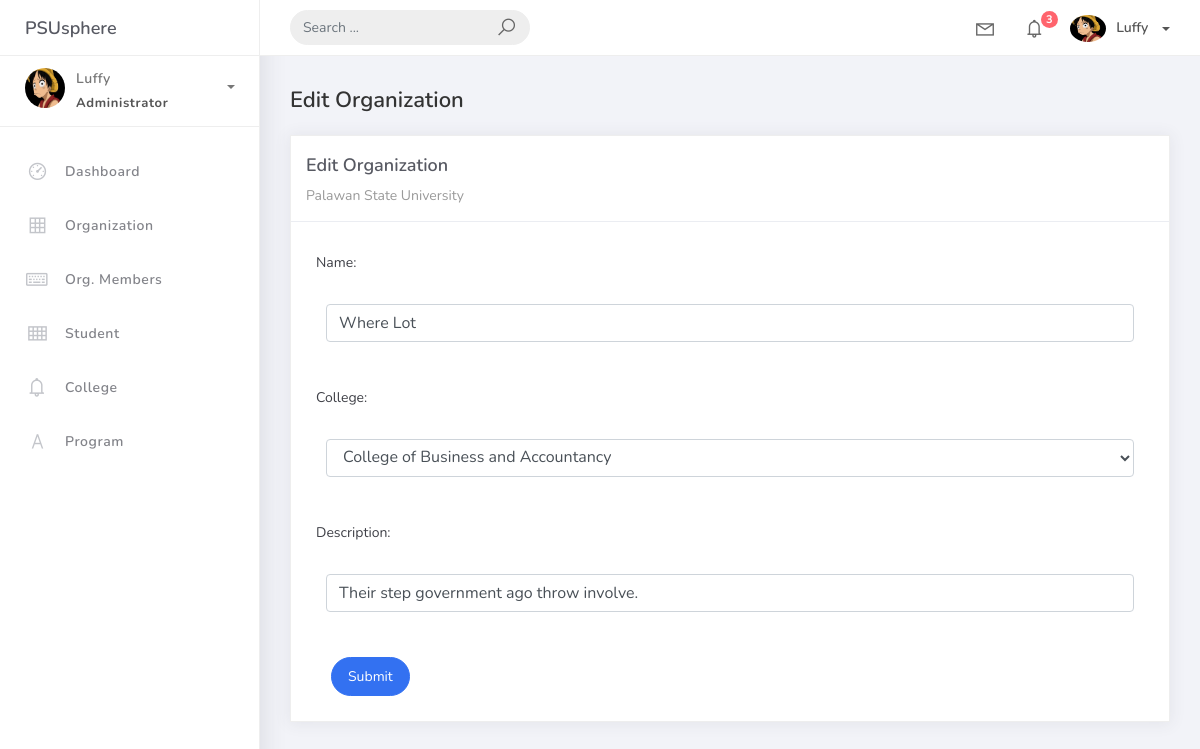
The page /organization_list/3 on the database as committed earlier.
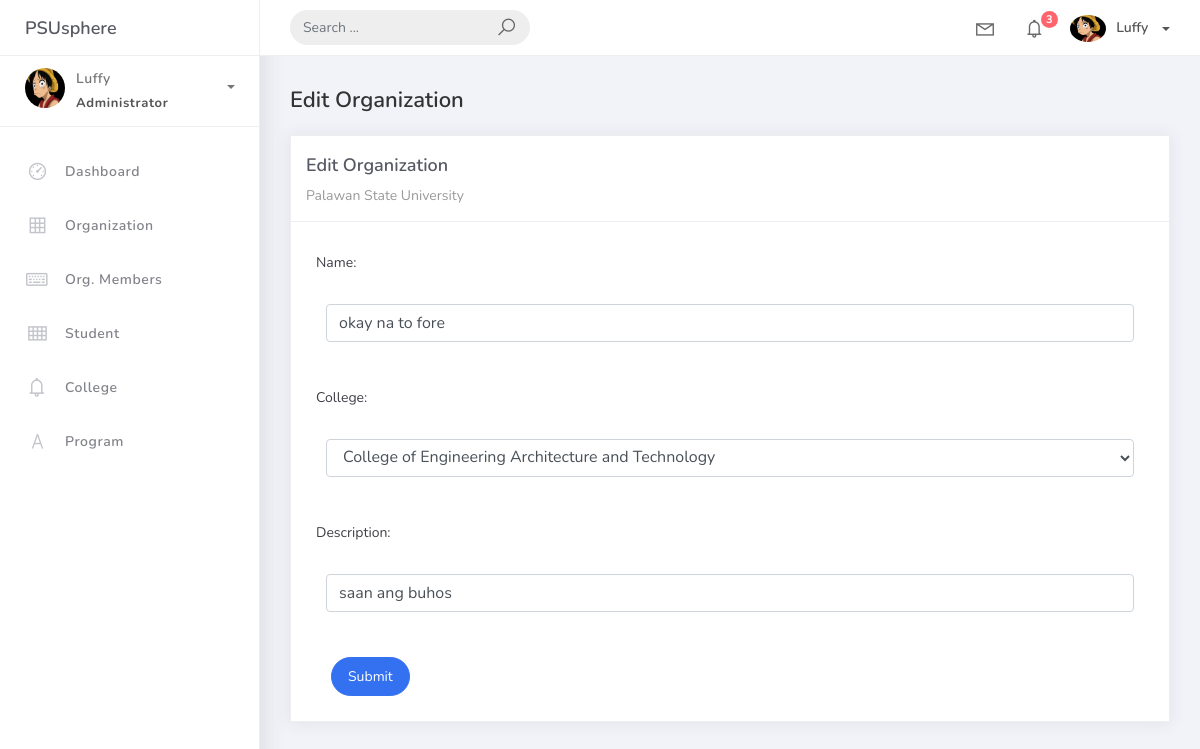
The same page on the database as committed later.
### studentorg/models.py (models this page shows, shortened)
class BaseModel(models.Model):
    created_at = models.DateTimeField(auto_now_add=True, db_index=True)
    updated_at = models.DateTimeField(auto_now=True)
    class Meta:
        abstract = True

class Organization(BaseModel):
    name = models.CharField(max_length=250)
    college = models.ForeignKey(College, null=True, blank=True, on_delete=models.CASCADE)
    description = models.CharField(max_length=500)

### studentorg/views.py (the view)
# urls.py: path('organization_list/<pk>',OrganizationUpdateView.as_view(), name='organization-update'),
class OrganizationUpdateView(UpdateView):
    model = Organization
    form_class = OrganizationForm
    template_name = 'organization/org_edit.html'
    success_url = reverse_lazy('organization-list')

### studentorg/forms.py
class OrganizationForm(ModelForm):
    class Meta:
        model = Organization
        fields = "__all__"

### studentorg/models.py (called while the page is built)
    def __str__(self):
        return self.college_name

### templates/organization/org_edit.html (shortened to what this page needs)
{% extends 'base.html' %}
{% load static %}
{% block content %}
<div class="content">
    <div class="container-fluid">
        <h4 class="page-title">Edit Organization</h4>
        <div class="row">
            <div class="col-md-12">
                <div class="card">
                    <div class="card-header">
                        <div class="card-title">Edit Organization</div>
                        <div class="card-category">Palawan State University</div>
                    </div>
                    <div class="card-body">
                        <form action="" method="post" novalidate>
                            {% include 'includes/form.html' %}
                            <div class="form-group">
                                <div class="col-md-12">
                                    <button type="submit" class="btn btn-primary btn-rounded">Submit</button>
                                </div>
                            </div>
                        </form>
                    </div>
                </div>
            </div>
        </div>
    </div>
</div>
{% endblock %}

### templates/includes/form.html (shortened to what this page needs)
{% load widget_tweaks %}
{% for field in form %}
<div class="field item form-group">
        <label>{{field.label_tag}}</label>
    <div class="form-group">
        {% render_field field class="form-control" %}
    </div>
</div>
{% endfor %}

Rows that differ between the two databases and show on the page:
changed Organization: name "Where Lot" → "okay na to fore"; college "College of Business and Accountancy" → "College of Engineering Architecture and Technology"; description "Their step government ago throw involve." → "saan ang buhos"
